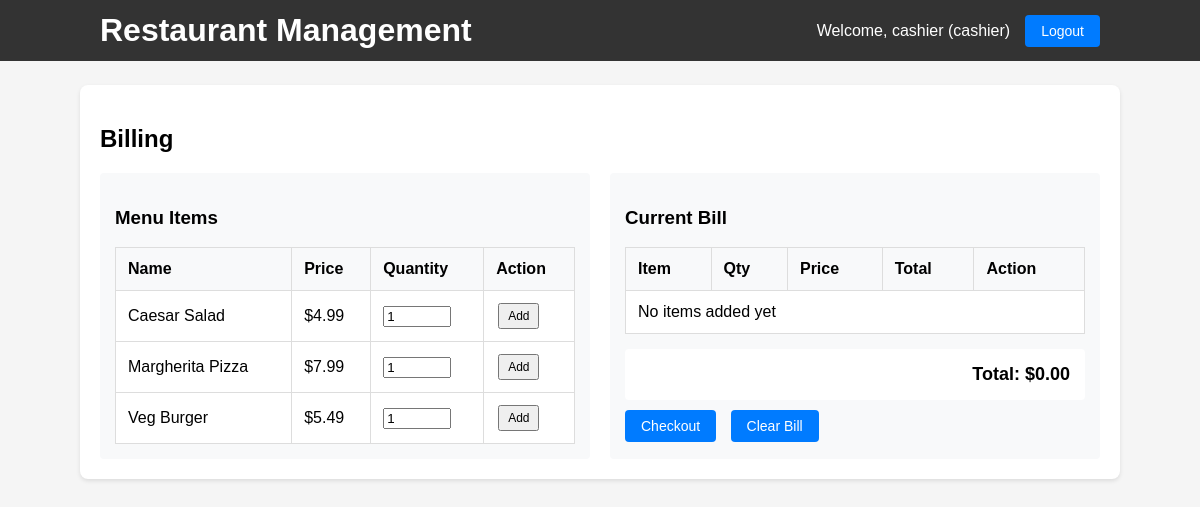
Page /billing (signed in) on the committed database.
### tables this page shows
CREATE TABLE users (
                        id INTEGER PRIMARY KEY AUTOINCREMENT,
                        username TEXT NOT NULL UNIQUE,
                        password TEXT NOT NULL,
                        role TEXT NOT NULL CHECK(role IN ('admin', 'cashier'))
                    );

CREATE TABLE menu (
                id INTEGER PRIMARY KEY AUTOINCREMENT,
                name TEXT NOT NULL,
                price REAL NOT NULL
            );

### app.py (the view)
@app.route('/billing')
@login_required
def billing():
    db = get_db()
    items = db.execute('SELECT * FROM menu ORDER BY name').fetchall()
    user = get_current_user()
    return render_template('billing.html', items=items, user=user)

### app.py (called while the page is built)
def get_db():
    if 'db' not in g:
        g.db = sqlite3.connect(DB_PATH)
        g.db.row_factory = sqlite3.Row
    return g.db

def login_required(f):
    @wraps(f)
    def decorated_function(*args, **kwargs):
        if 'user_id' not in session:
            return redirect(url_for('login'))
        return f(*args, **kwargs)
    return decorated_function

def get_current_user():
    if 'user_id' in session:
        db = get_db()
        user = db.execute('SELECT * FROM users WHERE id = ?', (session['user_id'],)).fetchone()
        return user
    return None

### templates/billing.html (shortened to what this page needs)
{% extends 'base.html' %}
{% block content %}
<h2>Billing</h2>
<div class="billing-container">
    <div class="menu-section">
        <h3>Menu Items</h3>
        <table>
            <tr><th>Name</th><th>Price</th><th>Quantity</th><th>Action</th></tr>
            {% for item in items %}
            <tr>
                <td>{{ item.name }}</td>
                <td>${{ '%.2f'|format(item.price) }}</td>
                <td>
                    <input type="number" id="qty_{{ item.id }}" min="1" value="1" style="width: 60px;">
                </td>
                <td>
                    <button onclick="addToBill({{ item.id }}, '{{ item.name }}', {{ item.price }})" class="button-small">Add</button>
                </td>
            </tr>
            {% endfor %}
        </table>
    </div>
    <div class="bill-section">
        <h3>Current Bill</h3>
        <table id="billTable">
            <tr><th>Item</th><th>Qty</th><th>Price</th><th>Total</th><th>Action</th></tr>
            <tr id="emptyBill"><td colspan="5">No items added yet</td></tr>
        </table>
        <div class="bill-total">
            <strong>Total: $<span id="totalAmount">0.00</span></strong>
        </div>
        <button onclick="createOrder()" class="button" id="checkoutBtn" disabled>Checkout</button>
        <button onclick="clearBill()" class="button button-secondary">Clear Bill</button>
    </div>
</div>
{% endblock %}

### templates/base.html (shortened to what this page needs)
<!doctype html>
<html>
<head>
    <link rel="stylesheet" href="/static/css/style.css">
</head>
<body>
    <header>
        <div class="container">
            <h1>Restaurant Management</h1>
            {% if user %}
            <nav>
                <span>Welcome, {{ user.username }} ({{ user.role }})</span>
                <a href="/logout" class="button">Logout</a>
            </nav>
            {% endif %}
        </div>
    </header>
    <main class="container">
        {% block content %}{% endblock %}
    </main>
</body>
</html>

### static/css/style.css (style rules this page uses)
body { font-family: Arial, sans-serif; margin: 0; padding: 0; background-color: #f5f5f5; }
.container { width: 1000px; max-width: 95%; margin: 24px auto; background: white; padding: 20px; border-radius: 8px; box-shadow: 0 2px 4px rgba(0,0,0,0.1); }
header { background: #333; color: white; padding: 12px 0; margin-bottom: 20px; }
header .container { display: flex; justify-content: space-between; align-items: center; background: transparent; box-shadow: none; padding: 0 20px; margin: 0 auto; }
header h1 { margin: 0; }
header nav { display: flex; align-items: center; gap: 15px; }
table { width: 100%; border-collapse: collapse; margin-top: 12px; background: white; }
table th, table td { border: 1px solid #ddd; padding: 12px; text-align: left; }
table th { background-color: #f8f9fa; font-weight: bold; }
a.button, button.button { display: inline-block; padding: 8px 16px; background: #007BFF; color: white; text-decoration: none; border-radius: 4px; border: none; cursor: pointer; font-size: 14px; }
.button-small { padding: 4px 8px; font-size: 12px; margin: 0 2px; }
.button-secondary { background: #6c757d; }
.billing-container { display: grid; grid-template-columns: 1fr 1fr; gap: 20px; margin-top: 20px; }
.menu-section, .bill-section { background: #f8f9fa; padding: 15px; border-radius: 4px; }
.bill-total { margin-top: 15px; padding: 15px; background: white; border-radius: 4px; font-size: 18px; text-align: right; }
.bill-section .button { margin-top: 10px; margin-right: 10px; }

### rows in the picture
users: username "cashier", role "cashier"
menu: name "Caesar Salad", price "4.99"
menu: name "Margherita Pizza", price "7.99", id "1"
menu: name "Veg Burger", price "5.49"
